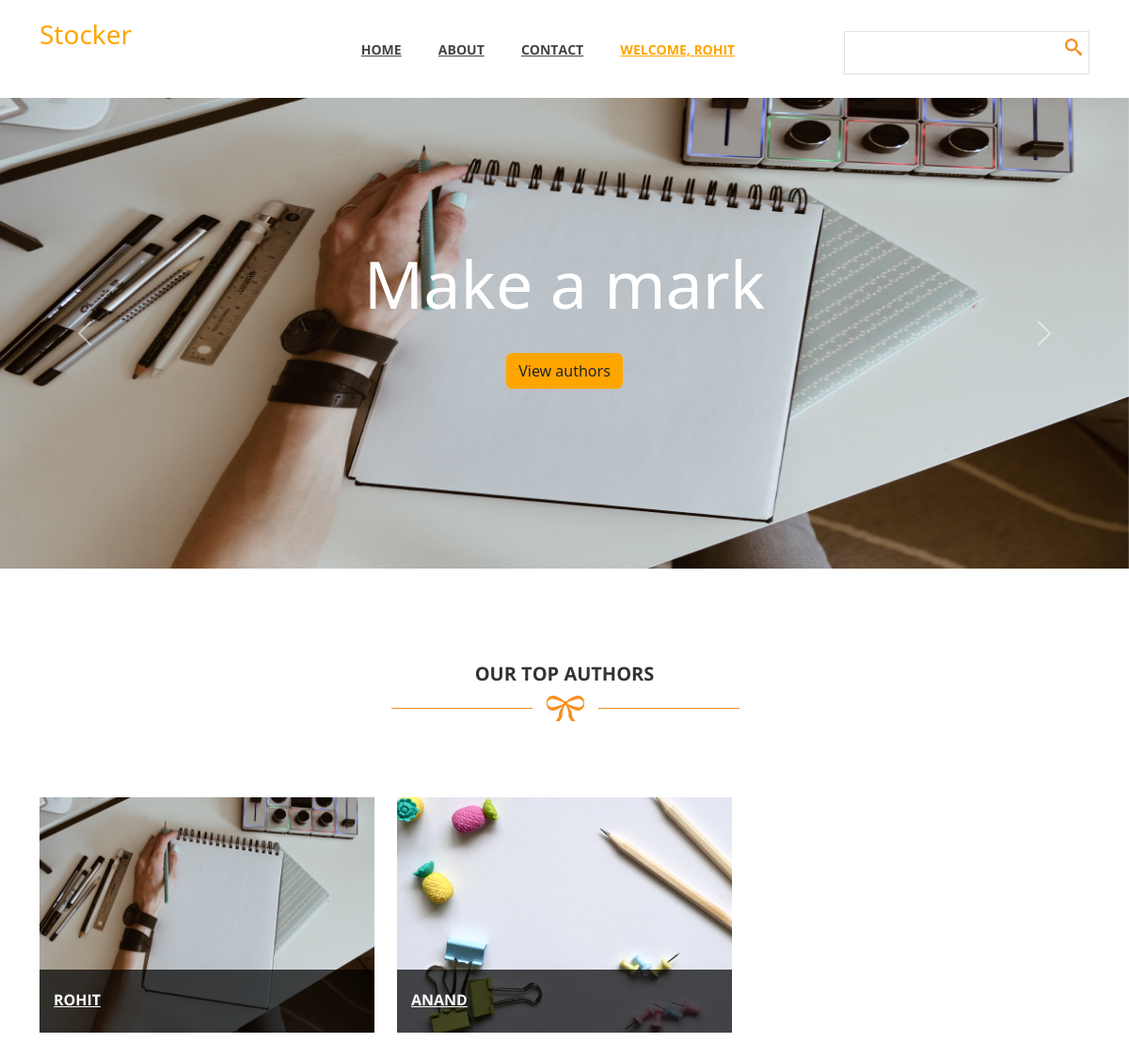
Page /user/subscribe/ (signed in) on the committed database.
### User/models.py (models this page shows, shortened)
class Consultant(models.Model):
    consultant_id = models.OneToOneField(Profile, related_name='Consultant', on_delete=models.CASCADE)
    consultant_name = models.CharField(max_length=30, validators=[MinLengthValidator(5)])
    consultant_rating = models.FloatField(default=0.0)

class Profile(models.Model):
    user = models.OneToOneField(User, related_name='Profile', on_delete=models.CASCADE)
    image_field = models.ImageField(upload_to='Images')
    rating = models.FloatField(default=0.0)
    consultant=models.BooleanField(default=False)
    about_me=models.TextField(default="")

### User/views.py (the view)
# urls.py: path('subscribe/',subscribe,name='subscribe'),
@login_required
def subscribe(request):
    c=Consultant.objects.all()
    return render(request,'User/subscribe.html',{'c':c})

### User/templates/User/subscribe.html (shortened to what this page needs)
{% extends 'User/base.html' %}
{% load static %}
{% block css %}
<link rel="stylesheet" href="{% static 'User/css/subscriber.css' %}?{% now "U" %}">
<link rel="stylesheet" href="{% static 'User/css/templatemo_style.css' %}?{% now "U" %}">
<link href="https://cdn.jsdelivr.net/npm/bootstrap@5.2.2/dist/css/bootstrap.min.css" rel="stylesheet">
{% endblock css %}
{% block content %}
<div id="main-header">
    <div class="container">
        <div class="row">
            <div class="col-md-3">
                <div class="logo">
                    <h3 style="color: orange;">Stocker</h3>
                </div>
            </div>
            <div class="col-md-6">
                <div class="main-menu">
                    <ul>
                        <li><a href="{% url 'main' %}">Home</a></li>
                        <li><a href="about-us.html">About</a></li>
                        <li><a href="contact-us.html">Contact</a></li>
                        <li><a href="contact-us.html" style="color: orange;">Welcome,  {{ request.user.username }}</a></li>
                    </ul>
                </div>
            </div>
            <div class="col-md-3">
                <div class="search-box">
                    <form name="search_form" method="get" class="search_form">
                        <input id="search" type="text" />
                        <input type="submit" id="search-button" />
                    </form>
                </div>
            </div>
        </div>
    </div>
</div>
<div id="carouselExampleControls" class="carousel slide" data-bs-ride="carousel">
    <div class="carousel-inner">
      <div class="carousel-item active">
        <img src="../../static/User/images/blog4.jpg" class="d-block w-100" alt="...">
        <div class="carousel-caption d-none d-md-block justify-content-center">
            <h1 class="pa">Make a mark</h1>
            <br>
            <a href="#latest-blog" class="btn" style="background-color: orange ;">View authors</a>
        </div>
      </div>
    </div>
    <button class="carousel-control-prev" type="button" data-bs-target="#carouselExampleControls" data-bs-slide="prev">
      <span class="carousel-control-prev-icon" aria-hidden="true"></span>
    </button>
    <button class="carousel-control-next" type="button" data-bs-target="#carouselExampleControls" data-bs-slide="next">
      <span class="carousel-control-next-icon" aria-hidden="true"></span>
    </button>
  </div>
        <div id="latest-blog">
            <div class="container">
                <div class="row">
                    <div class="col-md-12">
                        <div class="heading-section">
                            <h2>Our Top Authors</h2>
                            <img src="../../static/User/images/under-heading.png" alt="" >
                        </div>
                    </div>
                </div>
                <div class="row">
                    {% for u in c %}
                    <div class="col-md-4 col-sm-6">
                        <div class="blog-post">
                            <div class="blog-thumb">
                                <img src="/media/{{ u.consultant_id.image_field }}" alt="" />
                            </div>
                            <div class="blog-content" onmouseover="mouseOn(this)" onmouseleave="mouseOff(this)">
                                <div class="content-show">
                                    <h4><a href="{% url 'profile'  u.consultant_id.user.username  %}">{{ u.consultant_id.user.username }}</a></h4>
                                </div>
                            </div>
                        </div>
                    </div>
                    {% endfor %}
                </div>
            </div>
        </div>
        {% endblock content %}

### User/static/User/css/subscriber.css (style rules this page uses)
.carousel-inner { width:100%; max-height: 500px !important; overflow: hidden; }
.carousel-item { max-height: inherit; -webkit-transform-style: preserve-3d; -moz-transform-style: preserve-3d; transform-style: preserve-3d; }
img { max-height: inherit; }
.carousel-caption { top: 50%; transform: translateY(-50%); bottom: initial; }
.pa { font-size:70px; }
.blog-post { height: 250px; margin: 0; }
.blog-thumb { height: inherit; }
.blog-thumb>img { height: inherit; }

### User/static/User/css/templatemo_style.css (style rules this page uses)
a { text-decoration: none; color: #f78e21; }
.heading-section { text-align: center; padding: 100px 0 80px 0; }
.heading-section h2 { font-family: 'Open Sans', sans-serif; font-size: 20px; color: #333; font-weight: 700; text-transform: uppercase; }
*, *:before, *:after { -moz-box-sizing: border-box; -webkit-box-sizing: border-box; box-sizing: border-box; }
.logo { padding: 20px 0; }
.main-menu ul { padding: 0px; margin: 0px; text-align: center; }
.main-menu li { list-style: none; display: inline-block; padding: 40px 0; }
.main-menu a { font-family: 'Open Sans', sans-serif; font-weight: 700; font-size: 14px; color: #444; text-transform: uppercase; margin-right: 35px; }
.search-box { text-align: right; margin-top: 33px; position: relative; }
.search-box input { margin-top: 0px; }
.search-box input[type="submit"] { background-color: transparent; position: absolute; width: 34px; height: 34px; right: 0; top: 0; border: 0; content: ''; color: transparent; background: url(../images/search-icon.png); background-position: center; background-repeat: no-repeat; }
input, textarea { padding: 10px; border: 1px solid #e2e2e2; width: 100%; margin-top: 25px; font-size: 13px; font-style: italic; font-weight: 300; color: #aaa; outline: none; }
.blog-post { position: relative; margin-bottom: 30px; }
.blog-thumb { overflow: hidden; position: relative; }
.blog-thumb img { width: 100%; }
.blog-content { position: absolute; bottom: 0; left: 0; width: 100%; background-color: rgba(0,0,0,0.7); color: #fff; padding: 15px; }
.content-show a { font-family: 'Open Sans', sans-serif; font-size: 16px; font-weight: 700; color: #fff; text-transform: uppercase; }
@media screen and (min-width: 995px) { body { overflow-x: hidden; } }

### rows in the picture
Consultant: consultant_id.image_field (picture), consultant_id.user.username "ROHIT"
Consultant: consultant_id.image_field (picture), consultant_id.user.username "ANAND"

### other values in the picture
{{ request.user.username }} "ROHIT"
